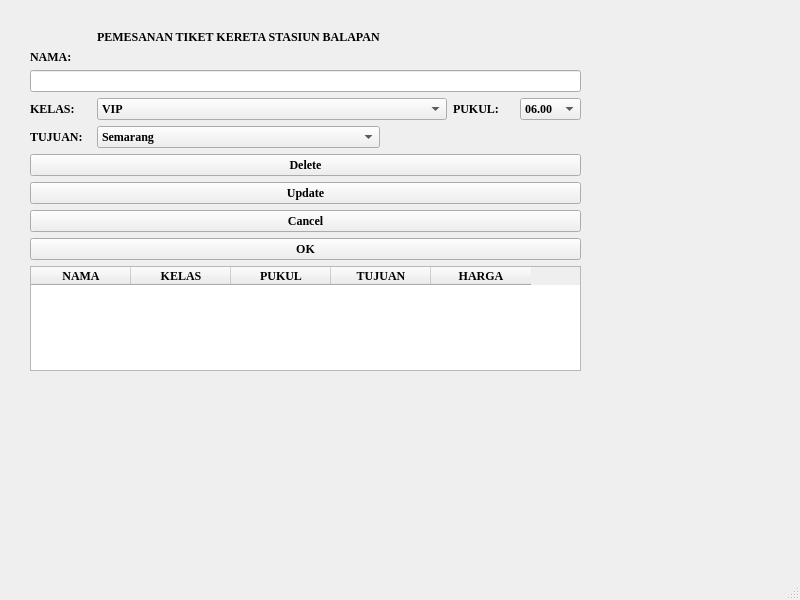
<?xml version="1.0" encoding="UTF-8"?>
<ui version="4.0">
 <class>MainWindow</class>
 <widget class="QMainWindow" name="MainWindow">
  <property name="geometry">
   <rect>
    <x>0</x>
    <y>0</y>
    <width>800</width>
    <height>600</height>
   </rect>
  </property>
  <property name="font">
   <font>
    <family>Times New Roman</family>
    <weight>75</weight>
    <bold>true</bold>
   </font>
  </property>
  <property name="windowTitle">
   <string>MainWindow</string>
  </property>
  <widget class="QWidget" name="centralwidget">
   <widget class="QWidget" name="layoutWidget">
    <property name="geometry">
     <rect>
      <x>30</x>
      <y>30</y>
      <width>551</width>
      <height>341</height>
     </rect>
    </property>
    <layout class="QGridLayout" name="gridLayout_2">
     <item row="3" column="0">
      <widget class="QPushButton" name="pushButton_2">
       <property name="text">
        <string>Cancel</string>
       </property>
      </widget>
     </item>
     <item row="5" column="0">
      <widget class="QTableWidget" name="tableWidget">
       <column>
        <property name="text">
         <string>NAMA</string>
        </property>
       </column>
       <column>
        <property name="text">
         <string>KELAS</string>
        </property>
       </column>
       <column>
        <property name="text">
         <string>PUKUL</string>
        </property>
       </column>
       <column>
        <property name="text">
         <string>TUJUAN</string>
        </property>
       </column>
       <column>
        <property name="text">
         <string>HARGA</string>
        </property>
       </column>
      </widget>
     </item>
     <item row="0" column="0">
      <layout class="QGridLayout" name="gridLayout">
       <item row="5" column="1">
        <widget class="QComboBox" name="comboBox_3">
         <item>
          <property name="text">
           <string>Semarang</string>
          </property>
         </item>
         <item>
          <property name="text">
           <string>Jakarta</string>
          </property>
         </item>
         <item>
          <property name="text">
           <string>Surabaya</string>
          </property>
         </item>
         <item>
          <property name="text">
           <string>Madiun</string>
          </property>
         </item>
        </widget>
       </item>
       <item row="3" column="1" colspan="2">
        <widget class="QComboBox" name="comboBox">
         <item>
          <property name="text">
           <string>VIP</string>
          </property>
         </item>
         <item>
          <property name="text">
           <string>Bisnis</string>
          </property>
         </item>
         <item>
          <property name="text">
           <string>Ekonomi</string>
          </property>
         </item>
        </widget>
       </item>
       <item row="3" column="3">
        <widget class="QLabel" name="label_4">
         <property name="text">
          <string>PUKUL:</string>
         </property>
        </widget>
       </item>
       <item row="0" column="1">
        <widget class="QLabel" name="label">
         <property name="text">
          <string>PEMESANAN TIKET KERETA STASIUN BALAPAN</string>
         </property>
        </widget>
       </item>
       <item row="3" column="4">
        <widget class="QComboBox" name="comboBox_2">
         <item>
          <property name="text">
           <string>06.00</string>
          </property>
         </item>
         <item>
          <property name="text">
           <string>10.00</string>
          </property>
         </item>
         <item>
          <property name="text">
           <string>15.00</string>
          </property>
         </item>
         <item>
          <property name="text">
           <string>18.00</string>
          </property>
         </item>
        </widget>
       </item>
       <item row="1" column="0" colspan="2">
        <widget class="QLabel" name="label_2">
         <property name="text">
          <string>NAMA:</string>
         </property>
        </widget>
       </item>
       <item row="5" column="0">
        <widget class="QLabel" name="label_5">
         <property name="text">
          <string>TUJUAN:</string>
         </property>
        </widget>
       </item>
       <item row="2" column="0" colspan="5">
        <widget class="QLineEdit" name="lineEdit"/>
       </item>
       <item row="3" column="0">
        <widget class="QLabel" name="label_3">
         <property name="text">
          <string>KELAS:</string>
         </property>
        </widget>
       </item>
      </layout>
     </item>
     <item row="2" column="0">
      <widget class="QPushButton" name="pushButton_4">
       <property name="text">
        <string>Update</string>
       </property>
      </widget>
     </item>
     <item row="1" column="0">
      <widget class="QPushButton" name="pushButton_3">
       <property name="text">
        <string>Delete</string>
       </property>
      </widget>
     </item>
     <item row="4" column="0">
      <widget class="QPushButton" name="pushButton">
       <property name="text">
        <string>OK</string>
       </property>
      </widget>
     </item>
    </layout>
   </widget>
  </widget>
  <widget class="QMenuBar" name="menubar">
   <property name="geometry">
    <rect>
     <x>0</x>
     <y>0</y>
     <width>800</width>
     <height>21</height>
    </rect>
   </property>
  </widget>
  <widget class="QStatusBar" name="statusbar"/>
 </widget>
 <resources/>
 <connections>
  <connection>
   <sender>pushButton_2</sender>
   <signal>clicked()</signal>
   <receiver>MainWindow</receiver>
   <slot>close()</slot>
   <hints>
    <hint type="sourcelabel">
     <x>516</x>
     <y>184</y>
    </hint>
    <hint type="destinationlabel">
     <x>527</x>
     <y>290</y>
    </hint>
   </hints>
  </connection>
  <connection>
   <sender>pushButton</sender>
   <signal>clicked()</signal>
   <receiver>lineEdit</receiver>
   <slot>update()</slot>
   <hints>
    <hint type="sourcelabel">
     <x>378</x>
     <y>179</y>
    </hint>
    <hint type="destinationlabel">
     <x>341</x>
     <y>100</y>
    </hint>
   </hints>
  </connection>
 </connections>
</ui>
